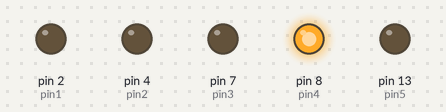
The sketch below on a simulated Arduino Uno, built with avr-gcc and run on an emulated ATmega328P. On the bench: output pins drawn as LEDs (lit = HIGH).

Above: at 0.3 s.
At 2.1 s:
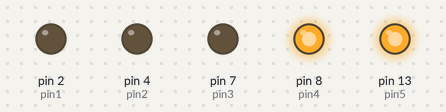
Timing chart, 0 to 3.6 s (numbered marks = the images above):
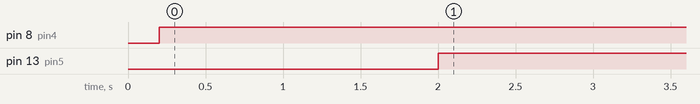

Measured:
- by itself, pin 8 (pin4): LOW → HIGH at 0.20 s
- by itself, pin 13 (pin5): LOW → HIGH at 2.0 s

The sketch:

sketch_may25a.ino
```cpp
const int pin1 =  2;
const int pin2 =  4;
const int pin3 =  7;
const int pin4 =  8;
const int pin5 =  13;

int state1 = LOW;
int state2 = LOW;
int state3 = LOW;
int state4 = LOW;
int state5 = LOW;

unsigned long previousMicros1 = 0;
unsigned long previousMicros2 = 0;
unsigned long previousMicros3 = 0;
unsigned long previousMicros4 = 0;
unsigned long previousMicros5 = 0;

const unsigned long interval1 = 500;
const unsigned long interval2 = 1000;
const unsigned long interval3 = 1500;
const unsigned long interval4 = 200000;
const unsigned long interval5 = 2000000;

void setup() {
  pinMode(pin1, OUTPUT);
  pinMode(pin2, OUTPUT);
  pinMode(pin3, OUTPUT);
  pinMode(pin4, OUTPUT);
  pinMode(pin5, OUTPUT);
}

void generateImpulse(int pin, int state, unsigned long currentMicros, unsigned long previousMicros, unsigned long interval) {
  if(currentMicros - previousMicros >= interval) {
    previousMicros = currentMicros;

    if (state == LOW)
     state = HIGH;
    else
      state = LOW;
    currentdigitalWrite(pin, state);
  }
}

void currentdigitalWrite(uint8_t pin, uint8_t val)
{
   uint8_t bit = digitalPinToBitMask(pin);
   if (val == LOW) {
     PORTB &= ~bit;
   }
   else {
     PORTB |= bit;
   }
}

void loop() {
   unsigned long currentMicros = micros();

   generateImpulse(pin1, state1, currentMicros, previousMicros1, interval1);
   generateImpulse(pin2, state2, currentMicros, previousMicros2, interval2);
   generateImpulse(pin3, state3, currentMicros, previousMicros3, interval3);
   generateImpulse(pin4, state4, currentMicros, previousMicros4, interval4);
   generateImpulse(pin5, state5, currentMicros, previousMicros5, interval5);
}
```
